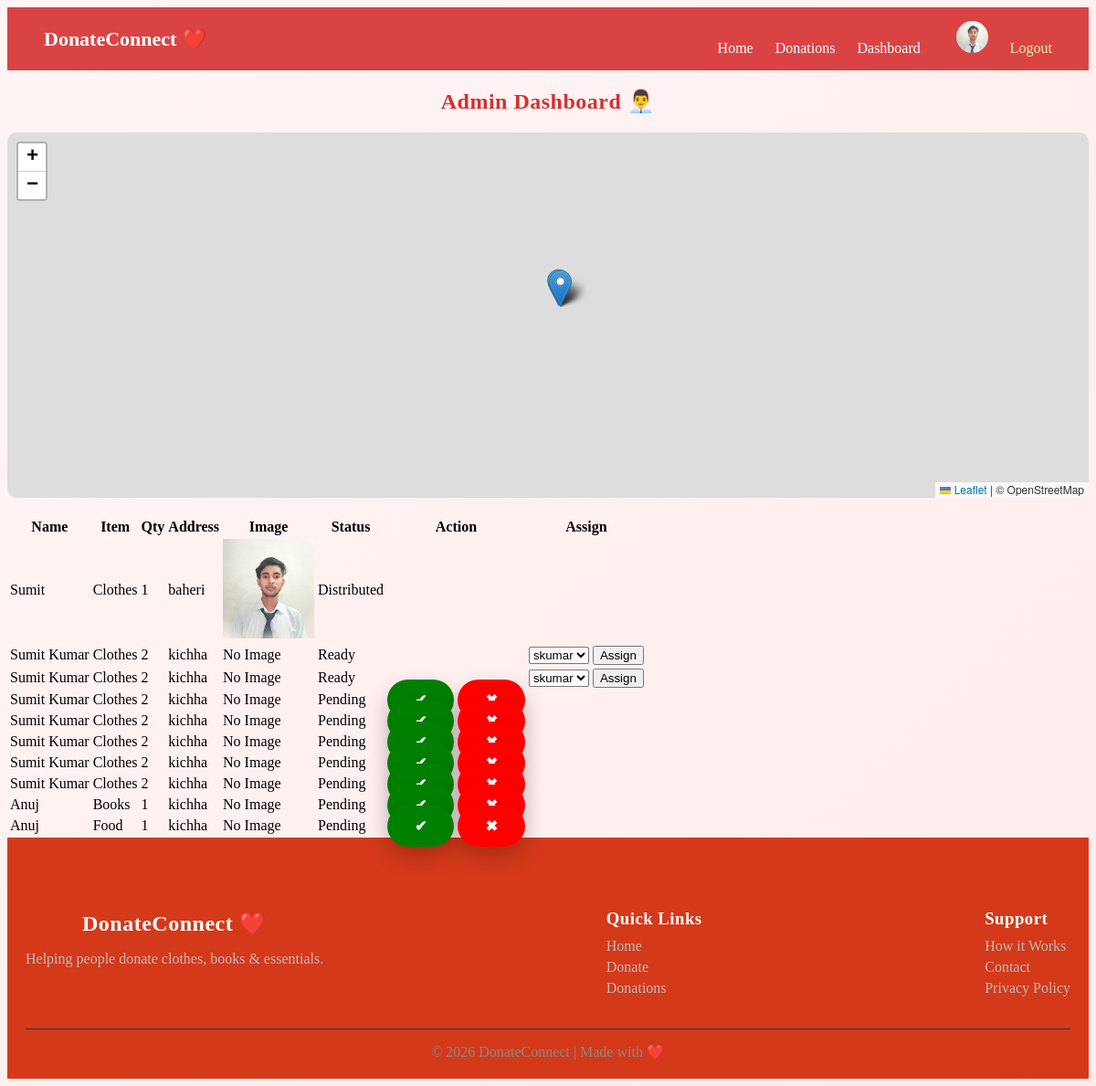
/admin-dashboard/ (signed in), run on the app's committed database.
### ngo/models.py (models this page shows, shortened)
class Profile(models.Model):
    user = models.OneToOneField(User, on_delete=models.CASCADE)
    image = models.ImageField(upload_to='profiles/', default='profiles/default.png')

class Donation(models.Model):
    user = models.ForeignKey(
        User,
        on_delete=models.CASCADE,
        null=True,
        related_name='donations'
    )
    assigned_to = models.ForeignKey(
        User,
        on_delete=models.SET_NULL,
        null=True,
        blank=True,
        related_name='assigned_donations'
    )
    name = models.CharField(max_length=100)
    item_type = models.CharField(max_length=50)
    quantity = models.IntegerField()
    address = models.TextField()
    phone = models.CharField(max_length=15, null=True, blank=True)
    email = models.EmailField(null=True, blank=True)
    STATUS_CHOICES = [
        ('Pending', 'Pending'),
        ('Ready', 'Ready for Pickup'),
        ('Picked', 'Picked'),
        ('Distributed', 'Distributed'),
        ('Completed', 'Completed'),
        ('Rejected', 'Rejected'),
    ]
    status = models.CharField(
        max_length=20,
        choices=STATUS_CHOICES,
        default='Pending'
    )
    pickup_date = models.DateField(null=True, blank=True)
    created_at = models.DateTimeField(auto_now_add=True)
    latitude = models.FloatField(null=True, blank=True)
    longitude = models.FloatField(null=True, blank=True)
    image = models.ImageField(upload_to='donations/', null=True, blank=True)

### ngo/views.py (the view)
# urls.py: path('admin-dashboard/', views.admin_dashboard, name='admin_dashboard'),
@login_required
def admin_dashboard(request):
    if not request.user.is_staff:
        return redirect('/')
    donations = Donation.objects.all()
    users = User.objects.all()
    return render(request, 'ngo/admin_dashboard.html', {
        'donations': donations,
        'users': users
    })

### ngo/templates/ngo/admin_dashboard.html (shortened to what this page needs)
{% extends 'ngo/base.html' %}
{% block content %}
<h2 style="text-align:center;">Admin Dashboard 👨‍💼</h2>
<div id="map" style="height: 400px; margin-bottom:20px;"></div>
<table class="table">
    <tr>
        <th>Name</th>
        <th>Item</th>
        <th>Qty</th>
        <th>Address</th>
        <th>Image</th>
        <th>Status</th>
        <th>Action</th>
        <th>Assign</th>
    </tr>
    {% for d in donations %}
    <tr>
        <td>{{ d.name }}</td>
        <td>{{ d.item_type }}</td>
        <td>{{ d.quantity }}</td>
        <td>{{ d.address }}</td>
        <td>
            {% if d.image %}
                <img src="{{ d.image.url }}" width="100px" />
            {% else %}
                No Image
            {% endif %}
        </td>
        <td>{{ d.status }}</td>
        <td>
            {% if d.status == "Pending" %}
                <a href="{% url 'approve' d.id %}" class="btn" style="background:green;">✔</a>
                <a href="{% url 'reject' d.id %}" class="btn" style="background:red;">✖</a>
            {% endif %}
        </td>
        <td>
            {% if d.status == "Ready" %}
            <form method="POST" action="{% url 'assign' d.id %}">
                <select name="user_id">
                    {% for u in users %}
                        <option value="{{ u.id }}">{{ u.username }}</option>
                    {% endfor %}
                </select>
                <button type="submit">Assign</button>
            </form>
            {% endif %}
        </td>
    </tr>
    {% endfor %}
</table>
{% endblock %}

### ngo/templates/ngo/base.html (shortened to what this page needs)
{% load static %}
<!DOCTYPE html>
<html>
<head>
<link rel="stylesheet" href="{% static 'css/style.css' %}?v=30000">
    <link rel="stylesheet" href="https://unpkg.com/leaflet/dist/leaflet.css" />
    <link rel="stylesheet" href="https://cdnjs.cloudflare.com/ajax/libs/font-awesome/6.5.0/css/all.min.css">
</head>
<body>
<nav class="navbar">
    <div class="nav-left">
        <a href="/" class="logo">DonateConnect ❤️</a>
    </div>
    <div class="nav-right">
        <a href="/" class="{% if request.path == '/' %}active{% endif %}">Home</a>
        <a href="/donations/" class="{% if '/donations' in request.path %}active{% endif %}">
            Donations
        </a>
        {% if user.is_authenticated %}
            <a href="/dashboard/">Dashboard</a>
<a href="/profile/" class="profile-link">
    <img src="{{ user.profile.image.url }}" class="nav-avatar">
</a>
            <a href="/logout/" class="logout">Logout</a>
        {% endif %}
    </div>
</nav>
<div class="container">
    {% block content %}
    {% endblock %}
</div>
<footer class="footer">
    <div class="footer-container">
        <div>
            <h2>DonateConnect ❤️</h2>
            <p>Helping people donate clothes, books & essentials.</p>
        </div>
        <div>
            <h3>Quick Links</h3>
            <a href="/">Home</a>
            <a href="/donate/">Donate</a>
            <a href="/donations/">Donations</a>
        </div>
        <div>
            <h3>Support</h3>
            <a href="#">How it Works</a>
            <a href="#">Contact</a>
            <a href="#">Privacy Policy</a>
        </div>
    </div>
    <div class="footer-bottom">
        © 2026 DonateConnect | Made with ❤️
    </div>
</footer>
</body>
</html>

### ngo/static/css/style.css (style rules this page uses)
nav { display: flex; justify-content: space-between; align-items: center; padding: 15px 40px; background: #d63031; color: white; }
nav a { color: white; text-decoration: none; }
h2 { color: #d63030; text-align: center; }
.btn { margin-top: 20px; padding: 14px 30px; border-radius: 30px; background: linear-gradient(135deg, #ff3e3e, #ff7675); color: white; font-weight: bold; text-decoration: none; box-shadow: 0 10px 25px rgba(0,0,0,0.2); transition: 0.3s; }
body { background: linear-gradient(135deg, #fff5f5, #ffecec); }
.footer { background: #d4391a; color: #eee; padding: 60px 20px 20px; }
.footer-container { display: flex; justify-content: space-between; flex-wrap: wrap; gap: 30px; }
.footer h2, .footer h3 { color: white; margin-bottom: 10px; }
.footer p { color: #bbb; }
.footer a { display: block; color: #bbb; margin: 5px 0; text-decoration: none; }
.footer-bottom { text-align: center; margin-top: 30px; border-top: 1px solid #333; padding-top: 15px; color: #888; }
#map { border-radius: 12px; }
.navbar { position: sticky; top: 0; z-index: 1000; display: flex; justify-content: space-between; align-items: center; padding: 15px 40px; background: rgba(214, 48, 49, 0.9); backdrop-filter: blur(10px); color: white; }
.logo { font-size: 22px; font-weight: bold; color: white; text-decoration: none; }
.nav-right a { margin-left: 20px; color: white; text-decoration: none; position: relative; }
.nav-right a::after { content: ""; position: absolute; width: 0%; height: 2px; background: white; bottom: -5px; left: 0; transition: 0.3s; }
.logout { color: #ffeaa7 !important; }
.nav-avatar { width: 35px; height: 35px; border-radius: 50%; object-fit: cover; margin-left: 15px; }
#map { height: 500px; border-radius: 10px; }
h2, h3 { letter-spacing: 0.5px; }

### data on the page
Donation: name "Sumit", item_type "Clothes", quantity "1", address "baheri", image (picture), status "Distributed"
Donation: name "Sumit Kumar", item_type "Clothes", quantity "2", address "kichha", image "No Image", status "Ready"
Donation: name "Sumit Kumar", item_type "Clothes", quantity "2", address "kichha", image "No Image", status "Ready"
Donation: name "Sumit Kumar", item_type "Clothes", quantity "2", address "kichha", image "No Image", status "Pending"
Donation: name "Sumit Kumar", item_type "Clothes", quantity "2", address "kichha", image "No Image", status "Pending"
Donation: name "Sumit Kumar", item_type "Clothes", quantity "2", address "kichha", image "No Image", status "Pending"
Donation: name "Sumit Kumar", item_type "Clothes", quantity "2", address "kichha", image "No Image", status "Pending"
Donation: name "Sumit Kumar", item_type "Clothes", quantity "2", address "kichha", image "No Image", status "Pending"
Donation: name "Anuj", item_type "Books", quantity "1", address "kichha", image "No Image", status "Pending"
Donation: name "Anuj", item_type "Food", quantity "1", address "kichha", image "No Image", status "Pending"

### other printed values
form field user_id "skumar"
